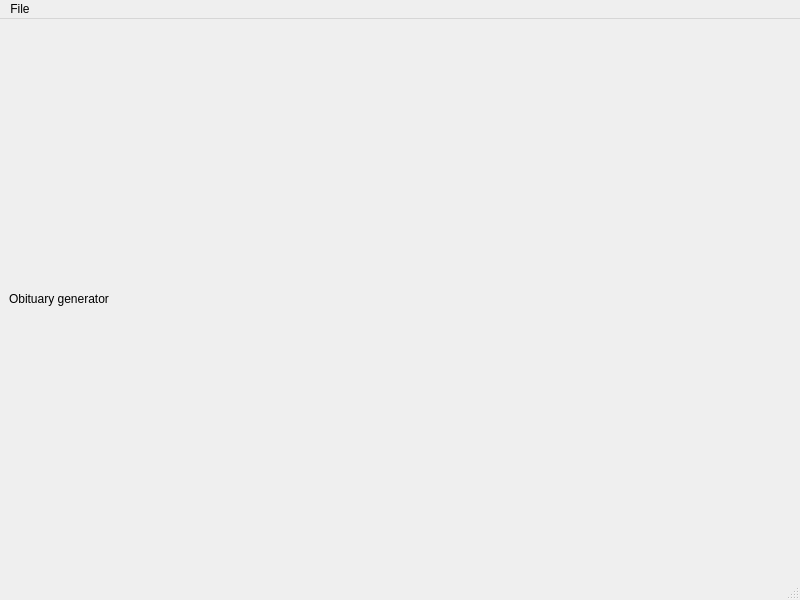
<?xml version="1.0" encoding="UTF-8"?>
<ui version="4.0">
 <class>Nekrolog</class>
 <widget class="QMainWindow" name="Nekrolog">
  <property name="geometry">
   <rect>
    <x>0</x>
    <y>0</y>
    <width>800</width>
    <height>600</height>
   </rect>
  </property>
  <property name="windowTitle">
   <string>Nekrolog</string>
  </property>
  <widget class="QWidget" name="centralwidget">
   <layout class="QGridLayout" name="gridLayout">
    <item row="0" column="0">
     <widget class="QLabel" name="label">
      <property name="text">
       <string>Obituary generator</string>
      </property>
     </widget>
    </item>
   </layout>
  </widget>
  <widget class="QMenuBar" name="menubar">
   <property name="geometry">
    <rect>
     <x>0</x>
     <y>0</y>
     <width>800</width>
     <height>21</height>
    </rect>
   </property>
   <widget class="QMenu" name="menuFile">
    <property name="title">
     <string>File</string>
    </property>
   </widget>
   <addaction name="menuFile"/>
  </widget>
  <widget class="QStatusBar" name="statusbar"/>
 </widget>
 <resources/>
 <connections/>
</ui>
